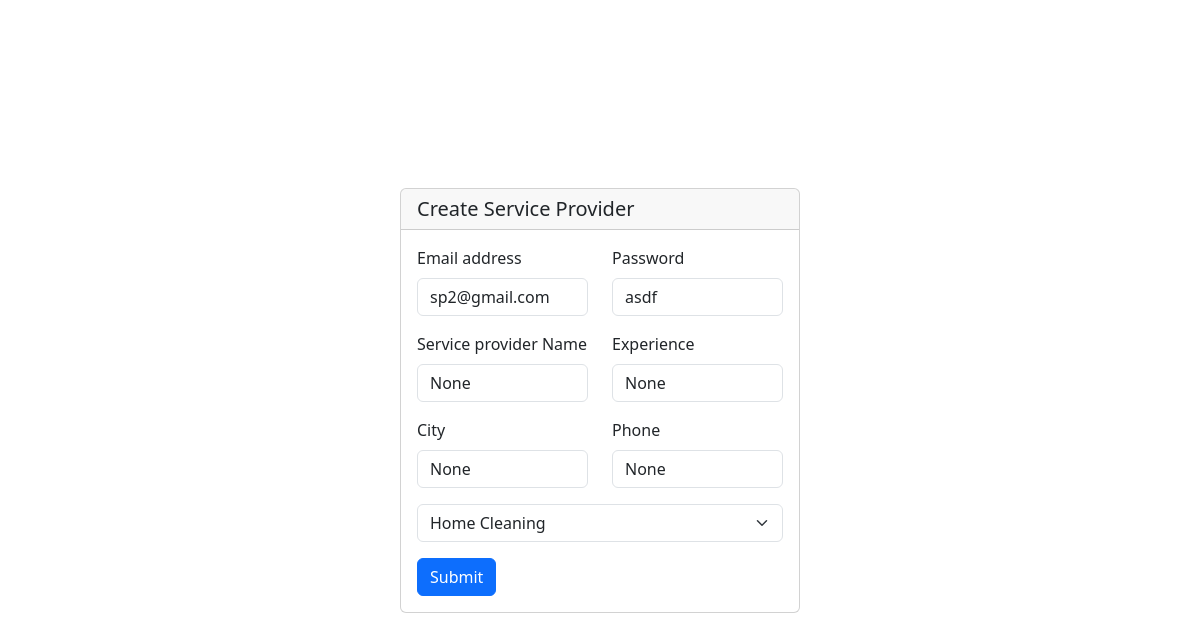
Screenshot of /manageproviders?action=edit&id=2 (signed in) with the database file from the repository.
### backend/models.py (models this page shows, shortened)
class ServiceProvider(db.Model,UserMixin):
    __tablename__='serviceprovider'
    id=db.Column(db.Integer, primary_key=True, autoincrement=True)
    name=db.Column(db.String)
    city=db.Column(db.String)
    email=db.Column(db.String,unique=True, nullable=False)
    password=db.Column(db.String)
    exp=db.Column(db.Integer)
    phone=db.Column(db.String)
    status=db.Column(db.String)
    servicename= db.Column(db.String, db.ForeignKey("services.name"))
    receive_request=db.relationship("Request")

### backend/routes.py (the view, shortened to what this page needs)
@app.route("/manageproviders", methods=["GET","POST"])
def manageproviders():
    if request.method=="GET" and request.args.get("action")=="create" :
        services=db.session.query(Services).all()
        return render_template("admin/create_sp.html", services=services)
    elif request.method=="GET" and request.args.get("action")=="edit":
        id=request.args.get("id")
        spobj=db.session.query(ServiceProvider).filter_by(id=id).first()
        services=db.session.query(Services).all()
        return render_template("admin/create_sp.html",spobj=spobj, services=services)
    elif request.method=="GET" and request.args.get("action")=="delete":
        id=request.args.get("id")
        delobj=db.session.query(ServiceProvider).filter_by(id=id).first()
        db.session.delete(delobj)
        db.session.commit()
        return redirect("dashboard/ad")

### app.py (called while the page is built)
def create_app():
    app=Flask(__name__)
    app.config["SQLALCHEMY_DATABASE_URI"]="sqlite:///mydb.sqlite3"
    db.init_app(app)
    app.config["SECRET_KEY"]="mysecretkey"
    loginmanager=LoginManager(app)
    @loginmanager.user_loader
    def load_user(email):
        obj=db.session.query(ServiceProvider).filter_by(email=email).first() or db.session.query(Customer).filter_by(email=email).first() or db.session.query(Admin).filter_by(email=email).first()
        return obj
    app.app_context().push()
    return app

### templates/admin/create_sp.html (shortened to what this page needs)
<!DOCTYPE html>
<html lang="en">
<head>
    <link href="https://cdn.jsdelivr.net/npm/bootstrap@5.3.8/dist/css/bootstrap.min.css" rel="stylesheet"
>
    <link rel="stylesheet" href="https://cdn.jsdelivr.net/npm/bootstrap-icons@1.13.1/font/bootstrap-icons.min.css">
</head>
<body>
    <div class="container-fluid d-flex justify-content-center align-items-center vh-100">
        <div class="card" style="width: 25rem;">
            <h5 class="card-header">Create Service Provider</h5>
            <div class="card-body">
                <form action="/manageproviders?action={% if spobj %}edit&id={{spobj.id}}{% else %}create{% endif %}" method="POST">
                    <div class="row">
                        <div class="mb-3 col">
                            <label for="exampleInputEmail1" class="form-label">Email address</label>
                            <input type="email" class="form-control" id="exampleInputEmail1"
                                aria-describedby="emailHelp" name="email" value="{% if spobj %}{{spobj.email}}{% endif %}">
                        </div>
                        <div class="mb-3 col">
                            <label for="exampleInputPassword1" class="form-label">Password</label>
                            <input type="text" class="form-control" id="exampleInputPassword1" name="pwd" value="{% if spobj %}{{spobj.password}}{% endif %}">
                        </div>
                    </div>
                    <div class="row">
                        <div class="mb-3 col">
                            <label for="servicename" class="form-label">Service provider Name</label>
                            <input type="text" class="form-control" id="servicename" aria-describedby="emailHelp"
                                name="name" value="{% if spobj %}{{spobj.name}}{% endif %}">
                        </div>
                        <div class="mb-3 col">
                            <label for="servicename" class="form-label">Experience</label>
                            <input type="text" class="form-control" id="servicename" aria-describedby="emailHelp"
                                name="exp" value="{% if spobj %}{{spobj.exp}}{% endif %}">
                        </div>
                    </div>
                    <div class="row">
                        <div class="mb-3 col">
                            <label for="Baseprice" class="form-label">City</label>
                            <input type="text" class="form-control" id="Baseprice" name="city" value="{% if spobj %}{{spobj.city}}{% endif %}">
                        </div>
                        <div class="mb-3 col">
                            <label for="Baseprice" class="form-label">Phone</label>
                            <input type="text" class="form-control" id="Baseprice" name="phone" value="{% if spobj %}{{spobj.phone}}{% endif %}">
                        </div>
                    </div>
                    <div class="mb-3">
                        <select class="form-select" aria-label="Default select example" name="cat">
                            <option selected>{% if spobj %}{{spobj.servicename}}{% else %}Select Service{% endif %}</option>
                        </select>
                    </div>
                    <button type="submit" class="btn btn-primary">Submit</button>
                </form>
            </div>
        </div>
    </div>
</body>
</html>

### rows the page displays
ServiceProvider: email "sp2@gmail.com", pwd "asdf", name "None", exp "None", city "None", phone "None", cat "Home Cleaning"
